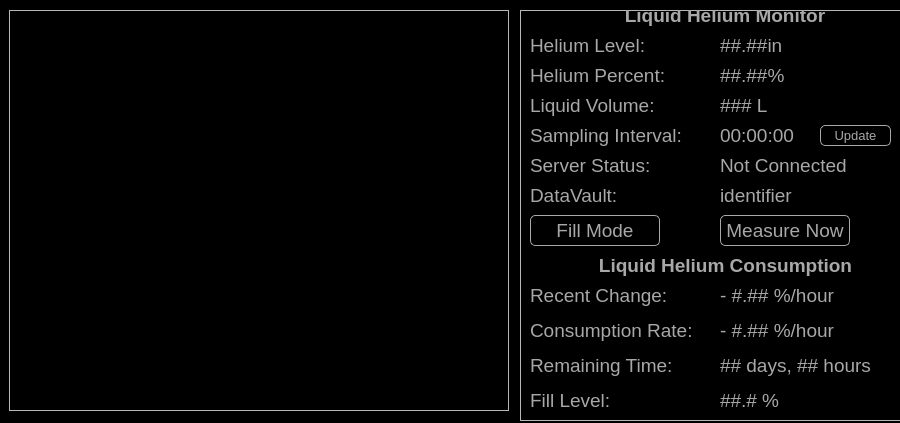
<?xml version="1.0" encoding="UTF-8"?>
<ui version="4.0">
 <class>MainWindow</class>
 <widget class="QMainWindow" name="MainWindow">
  <property name="geometry">
   <rect>
    <x>0</x>
    <y>0</y>
    <width>900</width>
    <height>423</height>
   </rect>
  </property>
  <property name="windowTitle">
   <string>MainWindow</string>
  </property>
  <widget class="QWidget" name="centralwidget">
   <property name="styleSheet">
    <string notr="true">#centralwidget{
background-color: rgb(0, 0, 0);
}

QLabel{
color:rgb(168,168,168);
font-size:14pt;
}

QLineEdit{
border: 1px solid rgb(100,100,100);
background-color:rgb(230,230,230);
}

QTabWidget::pane { border: 0; }
QTabBar::tab{background: black;
color: rgb(168,168,168);
}
QTabBar::tab:selected {background: rgb(50,50,50);}

QPushButton{
color: rgb(168,168,168);
background-color:rgb(0,0,0);
border: 1px solid rgb(168,168,168);
border-radius: 5px;
}

QPushButton:pressed{
color: rgb(168,168,168);
background-color:rgb(95,107,166);
border: 1px solid rgb(168,168,168);
border-radius: 5px
}

QPushButton:disabled{
color: rgb(80,80,80);
background-color:rgb(0,0,0);
border: 1px solid rgb(80,80,80);
border-radius: 5px
}
</string>
   </property>
   <widget class="QFrame" name="frame_level_plot">
    <property name="geometry">
     <rect>
      <x>9</x>
      <y>10</y>
      <width>500</width>
      <height>401</height>
     </rect>
    </property>
    <property name="frameShape">
     <enum>QFrame::StyledPanel</enum>
    </property>
    <property name="frameShadow">
     <enum>QFrame::Raised</enum>
    </property>
   </widget>
   <widget class="QFrame" name="frame">
    <property name="geometry">
     <rect>
      <x>520</x>
      <y>10</y>
      <width>401</width>
      <height>411</height>
     </rect>
    </property>
    <property name="frameShape">
     <enum>QFrame::StyledPanel</enum>
    </property>
    <property name="frameShadow">
     <enum>QFrame::Raised</enum>
    </property>
    <widget class="QLabel" name="label">
     <property name="geometry">
      <rect>
       <x>90</x>
       <y>-10</y>
       <width>230</width>
       <height>31</height>
      </rect>
     </property>
     <property name="text">
      <string>&lt;html&gt;&lt;head/&gt;&lt;body&gt;&lt;p&gt;&lt;span style=&quot; font-size:14pt; font-weight:600;&quot;&gt;Liquid Helium Monitor&lt;/span&gt;&lt;/p&gt;&lt;/body&gt;&lt;/html&gt;</string>
     </property>
     <property name="alignment">
      <set>Qt::AlignCenter</set>
     </property>
    </widget>
    <widget class="QLabel" name="label_level_static">
     <property name="geometry">
      <rect>
       <x>10</x>
       <y>20</y>
       <width>171</width>
       <height>31</height>
      </rect>
     </property>
     <property name="text">
      <string>&lt;html&gt;&lt;head/&gt;&lt;body&gt;&lt;p&gt;&lt;span style=&quot; font-size:14pt;&quot;&gt;Helium Level:&lt;/span&gt;&lt;/p&gt;&lt;/body&gt;&lt;/html&gt;</string>
     </property>
    </widget>
    <widget class="QLabel" name="label_level">
     <property name="geometry">
      <rect>
       <x>200</x>
       <y>20</y>
       <width>111</width>
       <height>31</height>
      </rect>
     </property>
     <property name="text">
      <string>&lt;html&gt;&lt;head/&gt;&lt;body&gt;&lt;p&gt;&lt;span style=&quot; font-size:14pt;&quot;&gt;##.##in&lt;/span&gt;&lt;/p&gt;&lt;/body&gt;&lt;/html&gt;</string>
     </property>
    </widget>
    <widget class="QLabel" name="label_volume_static">
     <property name="geometry">
      <rect>
       <x>10</x>
       <y>80</y>
       <width>191</width>
       <height>31</height>
      </rect>
     </property>
     <property name="text">
      <string>&lt;html&gt;&lt;head/&gt;&lt;body&gt;&lt;p&gt;Liquid Volume:&lt;/p&gt;&lt;/body&gt;&lt;/html&gt;</string>
     </property>
    </widget>
    <widget class="QLabel" name="label_volume">
     <property name="geometry">
      <rect>
       <x>200</x>
       <y>80</y>
       <width>171</width>
       <height>31</height>
      </rect>
     </property>
     <property name="text">
      <string>&lt;html&gt;&lt;head/&gt;&lt;body&gt;&lt;p&gt;&lt;span style=&quot; font-size:14pt;&quot;&gt;### L&lt;/span&gt;&lt;/p&gt;&lt;/body&gt;&lt;/html&gt;</string>
     </property>
    </widget>
    <widget class="QLabel" name="label_level_static_2">
     <property name="geometry">
      <rect>
       <x>10</x>
       <y>50</y>
       <width>171</width>
       <height>31</height>
      </rect>
     </property>
     <property name="text">
      <string>&lt;html&gt;&lt;head/&gt;&lt;body&gt;&lt;p&gt;&lt;span style=&quot; font-size:14pt;&quot;&gt;Helium Percent:&lt;/span&gt;&lt;/p&gt;&lt;/body&gt;&lt;/html&gt;</string>
     </property>
    </widget>
    <widget class="QLabel" name="label_level_percent">
     <property name="geometry">
      <rect>
       <x>200</x>
       <y>50</y>
       <width>111</width>
       <height>31</height>
      </rect>
     </property>
     <property name="text">
      <string>&lt;html&gt;&lt;head/&gt;&lt;body&gt;&lt;p&gt;&lt;span style=&quot; font-size:14pt;&quot;&gt;##.##%&lt;/span&gt;&lt;/p&gt;&lt;/body&gt;&lt;/html&gt;</string>
     </property>
    </widget>
    <widget class="QLabel" name="label_2">
     <property name="geometry">
      <rect>
       <x>65</x>
       <y>240</y>
       <width>281</width>
       <height>31</height>
      </rect>
     </property>
     <property name="text">
      <string>&lt;html&gt;&lt;head/&gt;&lt;body&gt;&lt;p&gt;&lt;span style=&quot; font-size:14pt; font-weight:600;&quot;&gt;Liquid Helium Consumption&lt;/span&gt;&lt;/p&gt;&lt;/body&gt;&lt;/html&gt;</string>
     </property>
     <property name="alignment">
      <set>Qt::AlignCenter</set>
     </property>
    </widget>
    <widget class="QLabel" name="label_sampling_static">
     <property name="geometry">
      <rect>
       <x>10</x>
       <y>110</y>
       <width>191</width>
       <height>31</height>
      </rect>
     </property>
     <property name="text">
      <string>&lt;html&gt;&lt;head/&gt;&lt;body&gt;&lt;p&gt;&lt;span style=&quot; font-size:14pt;&quot;&gt;Sampling Interval:&lt;/span&gt;&lt;/p&gt;&lt;/body&gt;&lt;/html&gt;</string>
     </property>
    </widget>
    <widget class="QLabel" name="label_server_static">
     <property name="geometry">
      <rect>
       <x>10</x>
       <y>140</y>
       <width>191</width>
       <height>31</height>
      </rect>
     </property>
     <property name="text">
      <string>&lt;html&gt;&lt;head/&gt;&lt;body&gt;&lt;p&gt;&lt;span style=&quot; font-size:14pt;&quot;&gt;Server Status:&lt;/span&gt;&lt;/p&gt;&lt;/body&gt;&lt;/html&gt;</string>
     </property>
    </widget>
    <widget class="QPushButton" name="fill_button">
     <property name="geometry">
      <rect>
       <x>10</x>
       <y>205</y>
       <width>130</width>
       <height>31</height>
      </rect>
     </property>
     <property name="styleSheet">
      <string notr="true">font: 14pt;</string>
     </property>
     <property name="text">
      <string>Fill Mode</string>
     </property>
    </widget>
    <widget class="QLabel" name="label_server_status">
     <property name="geometry">
      <rect>
       <x>200</x>
       <y>140</y>
       <width>171</width>
       <height>31</height>
      </rect>
     </property>
     <property name="text">
      <string>&lt;html&gt;&lt;head/&gt;&lt;body&gt;&lt;p&gt;&lt;span style=&quot; font-size:14pt;&quot;&gt;Not Connected&lt;/span&gt;&lt;/p&gt;&lt;/body&gt;&lt;/html&gt;</string>
     </property>
    </widget>
    <widget class="QLabel" name="label_change_static">
     <property name="geometry">
      <rect>
       <x>10</x>
       <y>270</y>
       <width>171</width>
       <height>31</height>
      </rect>
     </property>
     <property name="text">
      <string>&lt;html&gt;&lt;head/&gt;&lt;body&gt;&lt;p&gt;&lt;span style=&quot; font-size:14pt;&quot;&gt;Recent Change:&lt;/span&gt;&lt;/p&gt;&lt;/body&gt;&lt;/html&gt;</string>
     </property>
    </widget>
    <widget class="QLabel" name="label_rate_static">
     <property name="geometry">
      <rect>
       <x>10</x>
       <y>305</y>
       <width>161</width>
       <height>31</height>
      </rect>
     </property>
     <property name="text">
      <string>&lt;html&gt;&lt;head/&gt;&lt;body&gt;&lt;p&gt;Consumption Rate:&lt;/p&gt;&lt;/body&gt;&lt;/html&gt;</string>
     </property>
    </widget>
    <widget class="QLabel" name="label_filltime_static">
     <property name="geometry">
      <rect>
       <x>10</x>
       <y>340</y>
       <width>171</width>
       <height>31</height>
      </rect>
     </property>
     <property name="text">
      <string>&lt;html&gt;&lt;head/&gt;&lt;body&gt;&lt;p&gt;Remaining Time:&lt;/p&gt;&lt;/body&gt;&lt;/html&gt;</string>
     </property>
    </widget>
    <widget class="QLabel" name="label_change">
     <property name="geometry">
      <rect>
       <x>200</x>
       <y>270</y>
       <width>171</width>
       <height>31</height>
      </rect>
     </property>
     <property name="text">
      <string>&lt;html&gt;&lt;head/&gt;&lt;body&gt;&lt;p&gt;&lt;span style=&quot; font-size:14pt;&quot;&gt;- #.## %/hour&lt;/span&gt;&lt;/p&gt;&lt;/body&gt;&lt;/html&gt;</string>
     </property>
    </widget>
    <widget class="QLabel" name="label_rate">
     <property name="geometry">
      <rect>
       <x>200</x>
       <y>305</y>
       <width>171</width>
       <height>31</height>
      </rect>
     </property>
     <property name="text">
      <string>&lt;html&gt;&lt;head/&gt;&lt;body&gt;&lt;p&gt;- #.## %/hour&lt;/p&gt;&lt;/body&gt;&lt;/html&gt;</string>
     </property>
    </widget>
    <widget class="QLabel" name="label_time">
     <property name="geometry">
      <rect>
       <x>200</x>
       <y>340</y>
       <width>171</width>
       <height>31</height>
      </rect>
     </property>
     <property name="text">
      <string>&lt;html&gt;&lt;head/&gt;&lt;body&gt;&lt;p&gt;&lt;span style=&quot; font-size:14pt;&quot;&gt;## days, ## hours&lt;/span&gt;&lt;/p&gt;&lt;/body&gt;&lt;/html&gt;</string>
     </property>
    </widget>
    <widget class="QLabel" name="label_fill_level_static">
     <property name="geometry">
      <rect>
       <x>10</x>
       <y>375</y>
       <width>191</width>
       <height>31</height>
      </rect>
     </property>
     <property name="text">
      <string>&lt;html&gt;&lt;head/&gt;&lt;body&gt;&lt;p&gt;Fill Level:&lt;/p&gt;&lt;/body&gt;&lt;/html&gt;</string>
     </property>
    </widget>
    <widget class="QLabel" name="label_fill_level">
     <property name="geometry">
      <rect>
       <x>200</x>
       <y>375</y>
       <width>141</width>
       <height>31</height>
      </rect>
     </property>
     <property name="text">
      <string>&lt;html&gt;&lt;head/&gt;&lt;body&gt;&lt;p&gt;&lt;span style=&quot; font-size:14pt;&quot;&gt;##.# %&lt;/span&gt;&lt;/p&gt;&lt;/body&gt;&lt;/html&gt;</string>
     </property>
    </widget>
    <widget class="QPushButton" name="measure_button">
     <property name="geometry">
      <rect>
       <x>200</x>
       <y>205</y>
       <width>130</width>
       <height>31</height>
      </rect>
     </property>
     <property name="styleSheet">
      <string notr="true">font: 14pt;</string>
     </property>
     <property name="text">
      <string>Measure Now</string>
     </property>
    </widget>
    <widget class="QLabel" name="label_interval">
     <property name="geometry">
      <rect>
       <x>200</x>
       <y>110</y>
       <width>91</width>
       <height>31</height>
      </rect>
     </property>
     <property name="text">
      <string>&lt;html&gt;&lt;head/&gt;&lt;body&gt;&lt;p&gt;00:00:00&lt;/p&gt;&lt;/body&gt;&lt;/html&gt;</string>
     </property>
    </widget>
    <widget class="QPushButton" name="update_interval_button">
     <property name="geometry">
      <rect>
       <x>300</x>
       <y>115</y>
       <width>71</width>
       <height>21</height>
      </rect>
     </property>
     <property name="styleSheet">
      <string notr="true">font: 10pt;</string>
     </property>
     <property name="text">
      <string>Update</string>
     </property>
    </widget>
    <widget class="QLabel" name="label_dv_static">
     <property name="geometry">
      <rect>
       <x>10</x>
       <y>170</y>
       <width>191</width>
       <height>31</height>
      </rect>
     </property>
     <property name="text">
      <string>&lt;html&gt;&lt;head/&gt;&lt;body&gt;&lt;p&gt;DataVault:&lt;/p&gt;&lt;/body&gt;&lt;/html&gt;</string>
     </property>
    </widget>
    <widget class="QLabel" name="label_dv">
     <property name="geometry">
      <rect>
       <x>200</x>
       <y>170</y>
       <width>171</width>
       <height>31</height>
      </rect>
     </property>
     <property name="text">
      <string>&lt;html&gt;&lt;head/&gt;&lt;body&gt;&lt;p&gt;identifier&lt;/p&gt;&lt;/body&gt;&lt;/html&gt;</string>
     </property>
    </widget>
   </widget>
  </widget>
 </widget>
 <resources/>
 <connections/>
</ui>
